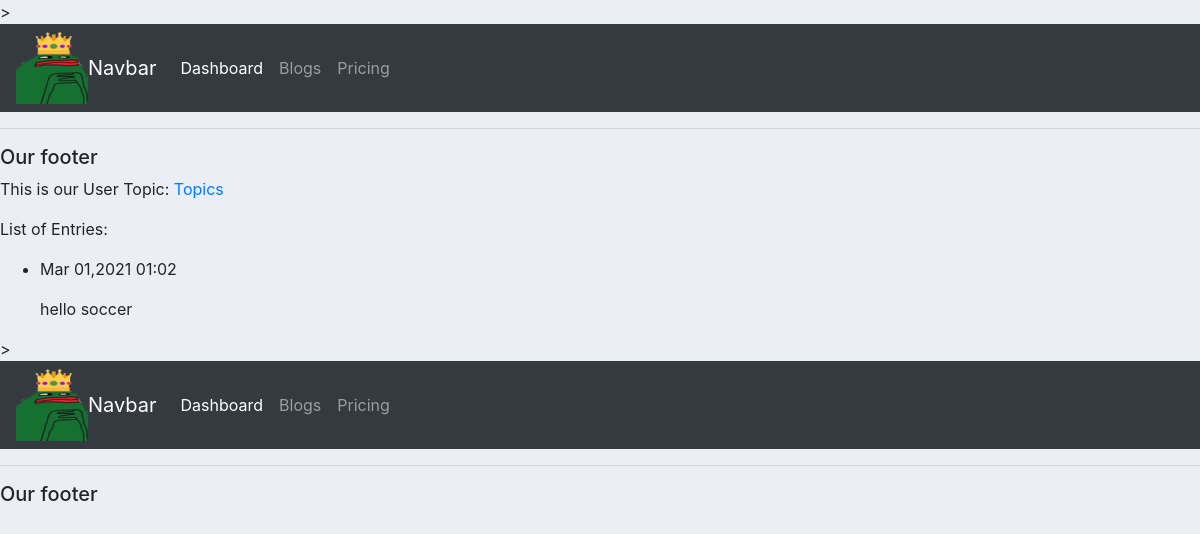
The app's page /entry/, older data.
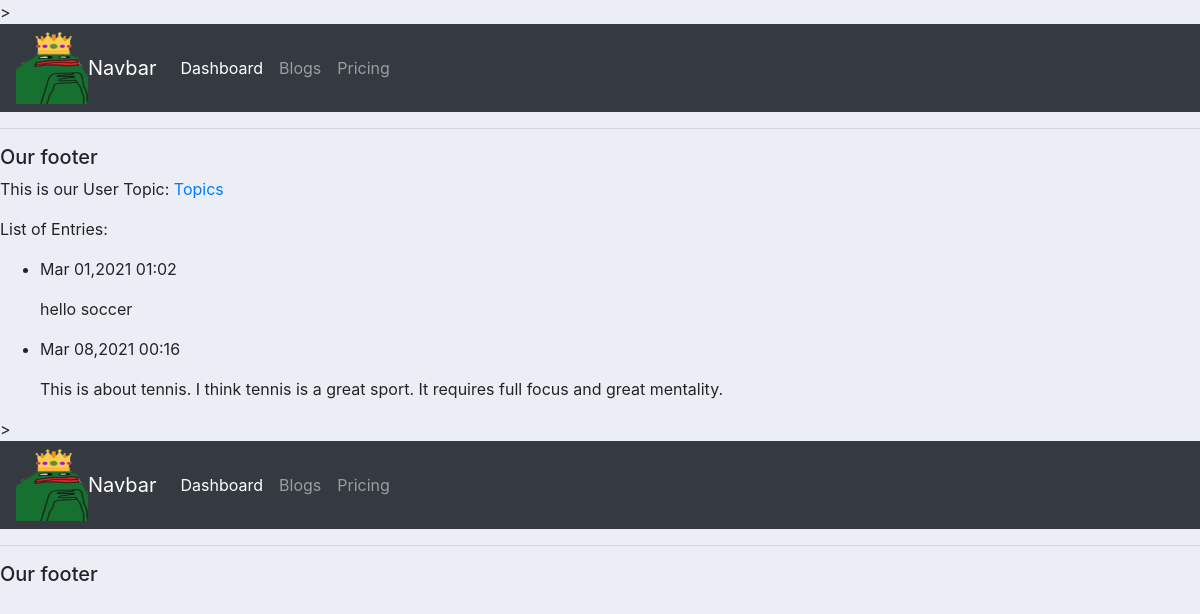
The same page, newer data.
### Userlog/models.py (models this page shows)
class Entry(models.Model):
    tags = models.ForeignKey(Tag, null = True, on_delete=models.CASCADE)
    topic = models.ForeignKey(UserTopic, null = True, on_delete=models.CASCADE)
    text = models.TextField()
    date_added = models.DateTimeField(auto_now_add=True)

### Userlog/views.py (the view)
# urls.py: path('entry/',views.user_list_view),
def user_list_view(request):
    usertopics_objects = UserTopic.objects.all()
    entry_objects = Entry.objects.all()
    context = {
        'usertopics_objects': usertopics_objects,
        'entry_objects': entry_objects,
    }
    return render(request,'user_log/Userpost.html',context)

### Userlog/templates/user_log/Userpost.html
{% include 'user_log/main.html' %}
{% block content %}
<html>
<p> This is our User Topic:
    <a href = "{% url 'topics' %}">Topics</a>
</p>
<p> List of Entries: </p>
<ul>
{% for entry in entry_objects %}
    <li>
        <p>{{ entry.date_added|date:'M d,Y H:i' }}</p>
        <p>{{ entry.text|linebreaks}}</p>
    </li>
{% empty %}
    <li>
         There are no entries for this topic yet.
    </li>
{% endfor %}
</ul>
{% include 'user_log/main.html' %}
{% endblock content %}
</html>

Row changes from the older to the newer data that the page shows:
added Entry: date_added "Mar 08,2021 00:16", text "This is about tennis. I think tennis is a great sport. It requires full focus and great mentality."
